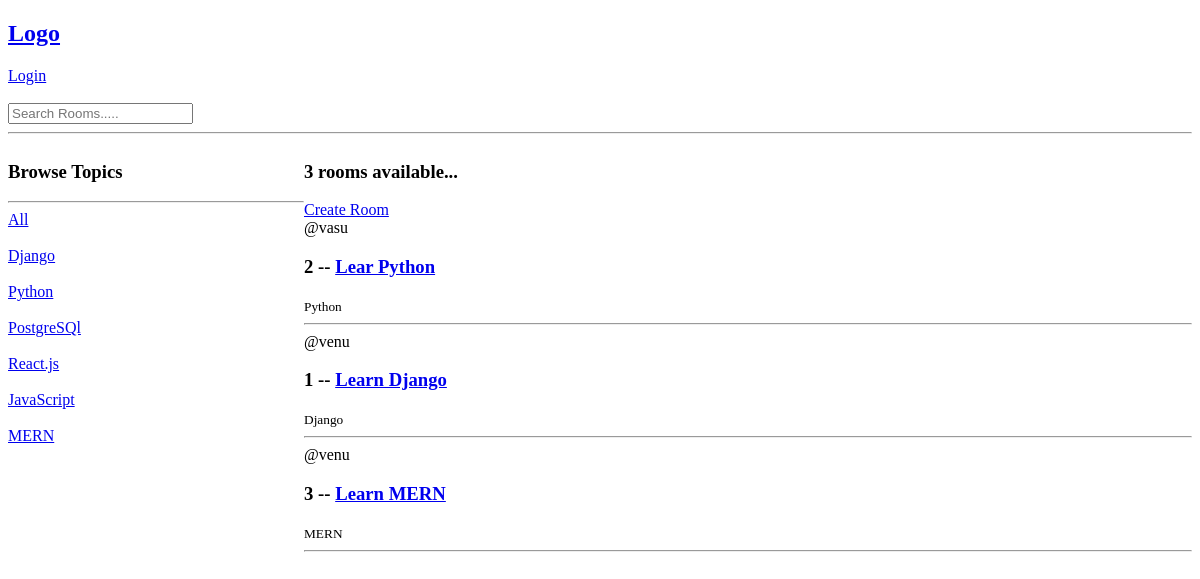
/, run on an earlier commit of the app's database.
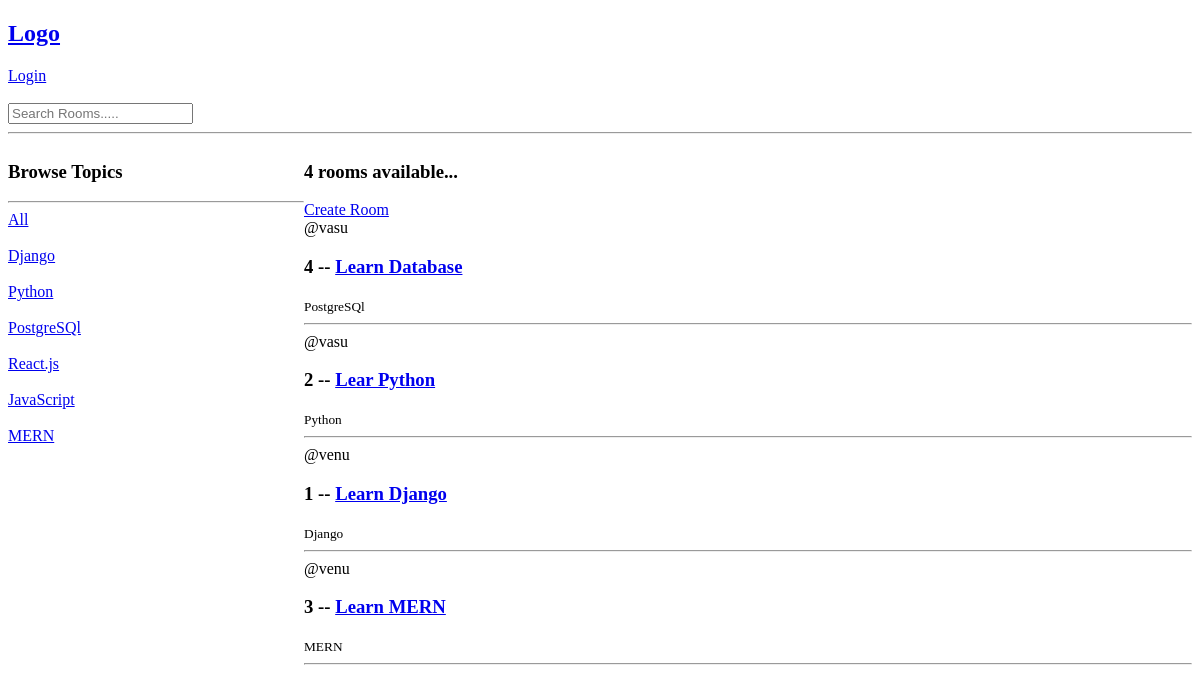
And on a later commit of the database.
### base/models.py (models this page shows, shortened)
class Topic(models.Model):
    name =models.CharField(max_length=200)

class Room(models.Model):
    host = models.ForeignKey(User, on_delete=models.SET_NULL, null=True)
    topic = models.ForeignKey(Topic, on_delete=models.SET_NULL, null=True)
    name = models.CharField(max_length=200)
    description = models.TextField(null=True, blank=True)
    updated = models.DateTimeField(auto_now=True)
    created = models.DateTimeField(auto_now_add=True)
    class Meta:
        ordering = ['-updated', '-created']

### base/views.py (the view)
# urls.py: path('', views.home, name='home'),
def home(request):
    q = request.GET.get('q') if request.GET.get('q') != None else ''
    rooms = Room.objects.filter(
        Q(topic__name__icontains = q) |
        Q(name__icontains=q) |
        Q(description__icontains=q)
        )
    rooms_count = rooms.count()
    topics = Topic.objects.all()
    context = {'rooms': rooms, 'topics': topics, 'rooms_count': rooms_count}
    return render(request, 'base/home.html', context)

### base/templates/base/home.html (shortened to what this page needs)
{% extends 'main.html' %}
{% block content %}
<div class="home-container">
    <div>
        <h3>Browse Topics</h3>
        <hr>
        <div>
            <a href="{% url 'home' %}">All</a>
        </div>
        <br>
        {% for topic in topics %}
        <div>
            <a href="{% url 'home' %}?q={{topic.name}}">{{topic.name}}</a>
        </div>
        <br>
        {% endfor %}
    </div>
    <div>
        <h3>{{rooms_count}} rooms available...</h3>
        <a href="{% url 'create-room' %}">Create Room</a>
        {% for room in rooms %}
        <div>
            <span>@{{room.host.username}}</span>
            <h3>{{room.id}} -- <a href="{% url 'room' room.id %}">{{room.name}}</a></h3>
            <small>{{room.topic.name}}</small>
            <hr>
        </div>
        {% endfor %}
    </div>
</div>
{% endblock %}

### templates/main.html (shortened to what this page needs)
<!DOCTYPE html>
<html lang="en">
<head>
</head>
<body>
    {% include 'navbar.html' %}
    {% block content %}
    {% endblock %}
</body>
</html>

### templates/navbar.html
<h2><a href="/">Logo</a></h2>
{% if request.user.is_authenticated %}
<div><a href="{% url 'logout' %}">Logout</a></div> <br>
{% else %}
<div><a href="{% url 'login' %}">Login</a></div> <br>
{% endif %}
<form method="GET" action="{% url 'home' %}">
    <input type="text" name="q" placeholder="Search Rooms.....">
</form>
<hr>

### base/templates/base/home.html (style rules this page uses)
.home-container { display: grid; grid-template-columns: 1fr 3fr; }

What changed in the data, as far as the page shows it:
added Room: host.username "vasu", id "4", name "Learn Database", topic.name "PostgreSQl"
Also different on the page:
{{ rooms_count }}: "3" → "4"
